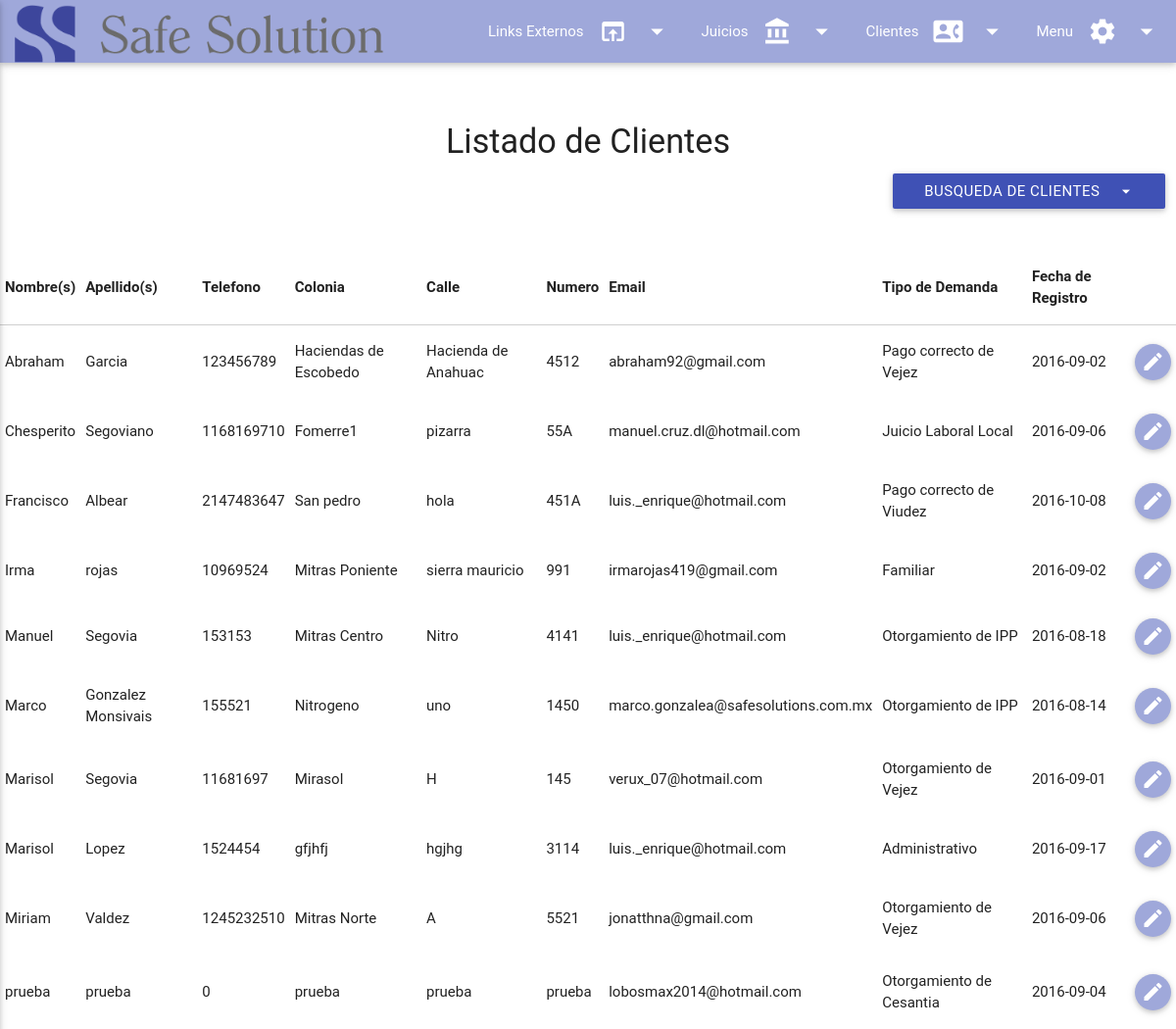
Page /phps/listado_clientes.php (signed in) on the committed database.
### tables this page shows
CREATE TABLE IF NOT EXISTS `clientes` (
  `id_cliente` int(11) NOT NULL AUTO_INCREMENT,
  `nombres` varchar(250) NOT NULL,
  `apellidos` varchar(250) NOT NULL,
  `telefono` int(250) NOT NULL,
  `colonia` varchar(250) NOT NULL,
  `calle` varchar(250) NOT NULL,
  `numero` varchar(250) NOT NULL,
  `email` varchar(250) NOT NULL,
  `opciones` varchar(250) NOT NULL,
  `fecha_registro` date NOT NULL,
  PRIMARY KEY (`id_cliente`)
);

### phps/listado_clientes.php (the view, shortened to what this page needs)
<?php
$conexion = crearConexion();
$sqll = "SELECT * FROM clientes order by nombres asc";
$resultado = $conexion -> query($sqll);
$resultado->data_seek(0);
?>
<!DOCTYPE html>
<html>
  <head>
    <link type="text/css" rel="stylesheet" href="../css/materialize.css"  media="screen,projection"/>
  </head>
  <body class="grey transparent">
    <nav>
      <div class="nav-wrapper">
        <a href="#!" class="brand-logo"><img  src="../images/Safe(1).png"></a>
        <ul class="right hide-on-med-and-down">
          <li><a class="dropdown-button" href="#!" data-activates="dropdown5"><i class="material-icons right">arrow_drop_down</i>Links Externos<i class="material-icons right">open_in_browser</i></a></li>
          <li><a class="dropdown-button" href="#!" data-activates="dropdown2"><i class="material-icons right">arrow_drop_down</i>Juicios<i class="material-icons right">account_balance</i></a></li>
          <li><a class="dropdown-button" href="#!" data-activates="dropdown1"><i class="material-icons right">arrow_drop_down</i>Clientes<i class="material-icons right">contact_phone</i></a></li>
          <li><a class="dropdown-button" href="#!" data-activates="dropdown3"><i class="material-icons right">arrow_drop_down</i>Menu<i class="material-icons right">settings</i></a></li>
        </ul>
      </div>
    </nav>
    <br><br>
    <h4 align="center">Listado de Clientes</h4>
    <div class="row">
      <div class="col s12 m4 l3"></div>
      <div class="col s12 m4 l3"></div>
      <div class="col s12 m4 l3"><p></div>
      <div class="col s12 m4 l3">
        <a class='dropdown-button btn' href='#' data-activates='dropdown10'><i class="material-icons right">arrow_drop_down</i>Busqueda de Clientes<i class="material-icons right">search</i></a>
      </div>
    </div><br>
    <table id="demo" class="responsive-table">
      <thead  >
        <tr >
          <th align="center" data-field="id">Nombre(s)</th>
          <th align="center" data-field="name">Apellido(s)</th>
          <th align="center" data-field="price">Telefono</th>
          <th align="center" data-field="id">Colonia</th>
          <th align="center" data-field="id">Calle</th>
          <th align="center" data-field="id">Numero</th>
          <th align="center" data-field="id">Email</th>
          <th align="center" data-field="id">Tipo de Demanda</th>
          <th align="center" data-field="id">Fecha de Registro</th>
        </tr>
      </thead>
      <tbody >
        <?php while($fila = mysqli_fetch_object($resultado)) { ?>
        <tr>
          <form action="Editar_cliente.php" method="POST">
            <td  align=center> <?php  print $fila->nombres; ?></td>
            <td  align="center"><?php  print $fila->apellidos; ?></td>
            <td  align="center"><?php  print $fila->telefono; ?></td>
            <td  align="center"><?php  print $fila->colonia; ?></td>
            <td  align="center"><?php  print $fila->calle; ?></td>
            <td  align="center"><?php  print $fila->numero; ?></td>
            <td  align="center"><?php  print $fila->email; ?></td>
            <td  align="center"><?php  print $fila->opciones; ?></td>
            <td  align="center"><?php  print $fila->fecha_registro; ?></td>
            <td scope="column" align="center"><button type='submit' name='submit' class="btn-floating btn-small waves-effect waves-light red"><i class="material-icons"></i></button></td>
          </form>
        </tr>
        <?php
        }
        ?>
      </tbody>
    </table>
</body>
</html>

### rows in the picture
clientes: nombres "Abraham", apellidos "Garcia", telefono "123456789", colonia "Haciendas de Escobedo", calle "Hacienda de Anahuac", numero "4512", email "abraham92@gmail.com", opciones "Pago correcto de Vejez", fecha_registro "2016-09-02"
clientes: nombres "Chesperito", apellidos "Segoviano", telefono "1168169710", colonia "Fomerre1", calle "pizarra", numero "55A", email "manuel.cruz.dl@hotmail.com", opciones "Juicio Laboral Local", fecha_registro "2016-09-06"
clientes: nombres "Francisco", apellidos "Albear", telefono "2147483647", colonia "San pedro", calle "hola", numero "451A", email "luis._enrique@hotmail.com", opciones "Pago correcto de Viudez", fecha_registro "2016-10-08"
clientes: nombres "Irma", apellidos "rojas", telefono "10969524", colonia "Mitras Poniente", calle "sierra mauricio", numero "991", email "irmarojas419@gmail.com", opciones "Familiar", fecha_registro "2016-09-02"
clientes: nombres "Manuel", apellidos "Segovia", telefono "153153", colonia "Mitras Centro", calle "Nitro", numero "4141", email "luis._enrique@hotmail.com", opciones "Otorgamiento de IPP", fecha_registro "2016-08-18"
clientes: nombres "Marco", apellidos "Gonzalez Monsivais", telefono "155521", colonia "Nitrogeno", calle "uno", numero "1450", email "marco.gonzalea@safesolutions.com.mx", opciones "Otorgamiento de IPP", fecha_registro "2016-08-14"
clientes: nombres "Marisol", apellidos "Segovia", telefono "11681697", colonia "Mirasol", calle "H", numero "145", email "verux_07@hotmail.com", opciones "Otorgamiento de Vejez", fecha_registro "2016-09-01"
clientes: nombres "Marisol", apellidos "Lopez", telefono "1524454", colonia "gfjhfj", calle "hgjhg", numero "3114", email "luis._enrique@hotmail.com", opciones "Administrativo", fecha_registro "2016-09-17"
clientes: nombres "Miriam", apellidos "Valdez", telefono "1245232510", colonia "Mitras Norte", calle "A", numero "5521", email "jonatthna@gmail.com", opciones "Otorgamiento de Vejez", fecha_registro "2016-09-06"
clientes: nombres "prueba", apellidos "prueba", telefono "0", colonia "prueba", calle "prueba", numero "prueba", email "lobosmax2014@hotmail.com", opciones "Otorgamiento de Cesantia", fecha_registro "2016-09-04"
